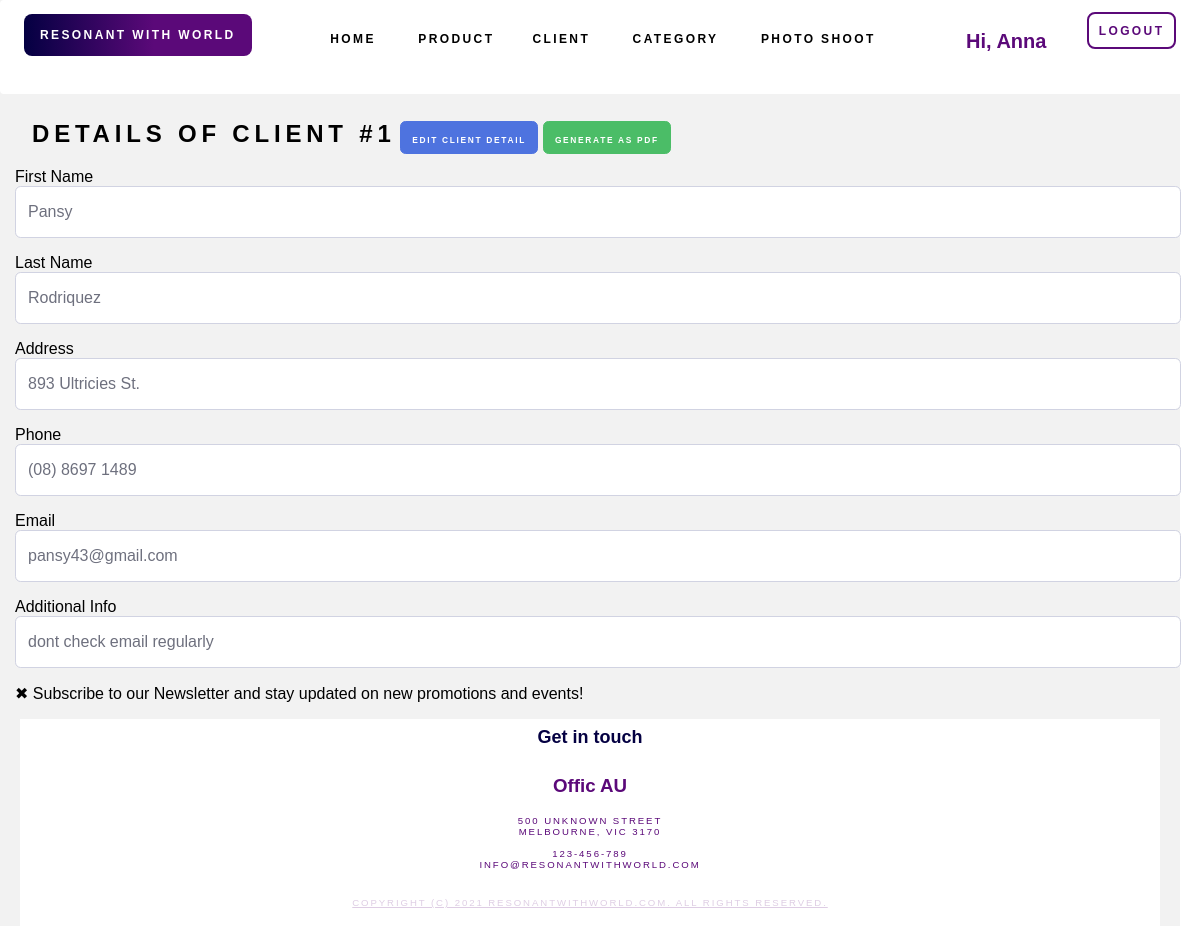
The page /client_detail.php?client_id=1 (signed in) on the database its author committed.
### tables this page shows
CREATE TABLE `users` (
  `id` int(11) NOT NULL,
  `username` varchar(64) NOT NULL,
  `password` varchar(64) NOT NULL,
  `email` varchar(255) NOT NULL
);

CREATE TABLE `client` (
  `client_id` int(11) NOT NULL,
  `client_fname` varchar(255) NOT NULL,
  `client_lname` varchar(255) NOT NULL,
  `client_address` varchar(255) NOT NULL,
  `client_phone` varchar(16) NOT NULL,
  `client_email` varchar(255) NOT NULL,
  `client_subscribed` tinyint(1) NOT NULL,
  `client_other_information` text DEFAULT NULL
);

### connection.php (called while the page is built, shortened)
<?php session_start();
$db_host = "localhost";
$db_username = "fit2104";
$db_passwd = "fit2104";
$db_name = "fit2104_assignment2";
$dsn = "mysql:host=$db_host;dbname=$db_name";
$dbh = new PDO($dsn,$db_username,$db_passwd);
$PAGE_ALLOWGUEST = isset($PAGE_ALLOWGUEST) ? $PAGE_ALLOWGUEST : false;
if (!isset($PAGE_ID) || $PAGE_ID !== 'login') {
    if (!isset($_SESSION['user_id'])) {
        $_SESSION['referer'] = $_SERVER['PHP_SELF'];
        if (!$PAGE_ALLOWGUEST) {
            header("Location: login.php");
            exit();
        }
    } else {
        $user_stmt = $dbh->prepare("SELECT * FROM `users` WHERE `id` = ?");
        if ($user_stmt->execute([$_SESSION['user_id']]) && $user_stmt->rowCount() == 1) {
            $user = $user_stmt->fetchObject();
            $PAGE_USERNAME = $user->username;
        } else {
            session_destroy();
            header("Location: login.php?action=error&message=" . urlencode('It seems your account is being invalidated. Please contact administrator for more information.'));
            exit();
        }
    }
}

### client_detail.php (the view, shortened to what this page needs)
<?php
$PAGE_ID = "client detail";
require('TopMenu.php');
if (isset($_GET['client_id'])) {
    $stmt = $dbh->prepare("SELECT * FROM `client` WHERE `client_id` = ?");
    if ($stmt->execute([$_GET['client_id']])) {
        if ($stmt->rowCount() > 0) {
            $client = $stmt->fetchObject();
        }
    }
}
?>
    <div id="page-body">
        <h2 class="title-text">Details of client #<?= $client->client_id ?></h2>
        <a id = "editbutton" class="btn btn-blue" href="client_edit.php?client_id=<?= $client->client_id ?>" ><span class = 'button-text'>Edit client detail</span></a>
        <button id = "printpagebutton" onClick="printpage()" class="btn btn-green"><span class = 'button-text'>Generate as PDF</span></button>
        <br>
        <div class="form-row">
                <div class="form-group">
                    <label for="clientFName">First Name</label>
                    <div class="input-group">
                    <input type="text" class="form-control" readonly id="client_fname" name="client_fname" maxlength="255" required value="<?= $client->client_fname ?>">
                    </div>
                </div>
                <div class="form-group">
                    <label for="clientLName">Last Name</label>
                    <div class="input-group">
                    <input type="text" class="form-control" readonly id="client_lname" name="client_lname" maxlength="255" required value="<?= $client->client_lname ?>">
                    </div>
                </div>
                <div class="form-group">
                    <label for="clientAddress">Address</label>
                    <input type="text" class="form-control" readonly id="client_address" name="client_address" maxlength="255" required value="<?= $client->client_address ?>">
                </div>
                <div class="form-group">
                    <label for="clientPhone">Phone</label>
                    <input type="text" class="form-control" readonly id="client_phone" name="client_phone" maxlength="16" required value="<?= $client->client_phone ?>">
                </div>
                <div class="form-group">
                    <label for="clientEmail">Email</label>
                    <input type="text" class="form-control" readonly id="client_email" name="client_email" maxlength="255" required value="<?= $client->client_email ?>">
                </div>
                <div class="form-group">
                    <label for="clientAddInfo">Additional Info</label>
                    <input type="text" class="form-control" readonly id="client_other_information" name="client_other_information" maxlength="5000" value="<?= empty($_POST['client_other_information']) ? $client->client_other_information : $_POST['client_other_information'] ?>"/>
                </div>
                <div class="form-group">
                <?php $subscribed = (empty($_POST['client_subscribed']) ? $client->client_subscribed : $_POST['client_subscribed']);
                 if ($subscribed == 0): ?>
                    &#10006;</td>
                <?php $subscribed = (empty($_POST['client_subscribed']) ? $client->client_subscribed : $_POST['client_subscribed']);
                elseif($subscribed == 1): ?>
                    &#10004;</td>
                <?php endif; ?>
                <label for="sub">Subscribe to our Newsletter and stay updated on new promotions and events!</label>
            </div>
    </div>
    <?php require('Footer.php'); ?>

### TopMenu.php (shortened to what this page needs)
<?php
require('connection.php');
?>
<!DOCTYPE html>
<html lang="en">
<head>
    <link rel="stylesheet" href= "./css/style.css" />
</head>
<body>
    <section id="header-wrapper">
        <div id="header" class="container">
            <div id = menuBar>
            <div id="menu">
                <li class="logo"><a href="index.php">Resonant with world</a></li>
                <ul>
                    <li <?= ($PAGE_ID == 'home') ? ' active' : '' ?>"><a href="index.php" >Home</a></li>
                    <li class = dropdown <?= ($PAGE_ID == 'products' ) ? ' active' : '' ?>"><a class = 'dropbtn'>Product</a>
                    <li class = dropdown <?= ($PAGE_ID == 'clients' ) ? ' active' : '' ?>"><a class = 'dropbtn'>Client</a>
                    </li>
                    <li class = dropdown <?= ($PAGE_ID == 'category' ) ? ' active' : '' ?>"><a class = 'dropbtn'>Category</a>
                </li>
                <li class = dropdown <?= ($PAGE_ID == 'photo-shoot' ) ? ' active' : '' ?>"><a class = 'dropbtn'>Photo  Shoot</a>
                </li>
                </ul>
                <?php if (empty($PAGE_USERNAME)): ?>
                        <li class="nav-item">
                            <a class="nav-link" href="login.php">
                                Login
                            </a>
                        </li>
                    <?php else: ?>
                        <li class="nav-item">
                            <a class="nav-link" href="logout.php" data-toggle="modal" data-target="#logoutModal">
                               Logout
                            </a>
                        </li>
                        <li class="nav-logout">
                           <p>
                              Hi, <?= $PAGE_USERNAME ?>
                            </p>
                        </li>
                    <?php endif; ?>
            </div>
            </div>
    </section>

### css/style.css (style rules this page uses)
html, body { height: 100%; }
body { margin: 0px; padding: 0px; font-family: 'Rubik', sans-serif; font-weight: 400; color: #000000; }
ul { margin-top: 0; padding: 0; list-style: none; }
#menu { position: fixed; left: 0; right: 0; background: white; border-radius: 4px; z-index: 3; }
#menu ul { text-align: center; overflow: hidden; }
#menu li { display: inline-block; }
#menu li a { display: block; margin-left: 0.50em; padding: 1em 1.5em; letter-spacing: 0.20em; text-decoration: none; font-size: 1vw; font-weight: 600; text-transform: uppercase; outline: 0; color: black; }
#menu li a, .dropbtn { display: inline-block; color: rgb(0, 0, 0); text-align: center; padding: 14px 16px; text-decoration: none; }
#menu .logo a { background: rgb(4,0,66); background: linear-gradient(90deg, rgba(4,0,66,1) 0%, rgba(91,9,121,1) 57%); border-radius: 8px; color: #FFF; position: absolute; margin-left: 2em; }
#menu .nav-item a { border:2px solid rgba(91,9,121,1); color: rgba(91,9,121,1); border-radius: 8px; position: absolute; right: 2em; top: 1em; padding: 0.8vw; }
#menu .nav-logout p { color: rgba(91,9,121,1); position: absolute; right: 12vw; top: 0em; padding: 0.8vw; font-size: 20px; font-weight:600; }
.button-text { font-family: 'Rubik', sans-serif; display: inline-block; letter-spacing: 0.20em; text-decoration: none; font-size: 0.7vw; font-weight: 600; text-transform: uppercase; outline: 0; color: white; }
.title-text { font-family: 'Rubik', sans-serif; display: inline-block; margin-left: 0.50em; letter-spacing: 0.20em; text-decoration: none; font-size: 24px; font-weight: 600; text-transform: uppercase; outline: 0; color: rgb(0, 0, 0); }
#page-body { width: 95vw; background-color: #f2f2f2; padding-top: 100px; top: 13%; padding-left: 20px; padding-right: 20px; }
.form-group { margin-bottom: 1rem; }
.form-control { display: block; width: 95vw; height: calc(1.5em + 0.75rem + 2px); padding: 0.375rem 0.75rem; font-size: 1rem; font-weight: 400; line-height: 1.5; color: #6e707e; background-color: #fff; background-clip: padding-box; border: 1px solid #d1d3e2; border-radius: 0.35rem; transition: border-color 0.15s ease-in-out, box-shadow 0.15s ease-in-out; }
.btn { display: inline-block; font-weight: 400; color: #858796; text-align: center; vertical-align: middle; user-select: none; background-color: transparent; border: 1px solid transparent; padding: 0.2rem 0.7rem; font-size: 1rem; line-height: 1.5; border-radius: 0.35rem; transition: color 0.15s ease-in-out, background-color 0.15s ease-in-out, border-color 0.15s ease-in-out, box-shadow 0.15s ease-in-out; }
.btn:not(:disabled):not(.disabled) { cursor: pointer; }
.btn-green { color: #fff; background-color: #4bbd67; border-color: #4bbd67; }
.btn-blue { color: #fff; background-color: #4e73df; border-color: #4e73df; }
.input-group { position: relative; display: flex; flex-wrap: wrap; align-items: stretch; width: 100%; }
.form-row { display: inline-block; flex-wrap: wrap; margin-right: -5px; margin-left: -5px; }
.container { width: 100%; padding-right: 1rem; padding-left: 1rem; margin-right: auto; margin-left: auto; position: relative; }

### rows shown on the page
users: username "Anna"
client: client_id "1", client_fname "Pansy", client_lname "Rodriquez", client_address "893 Ultricies St.", client_phone "(08) 8697 1489", client_email "pansy43@gmail.com", client_other_information "dont check email regularly"
